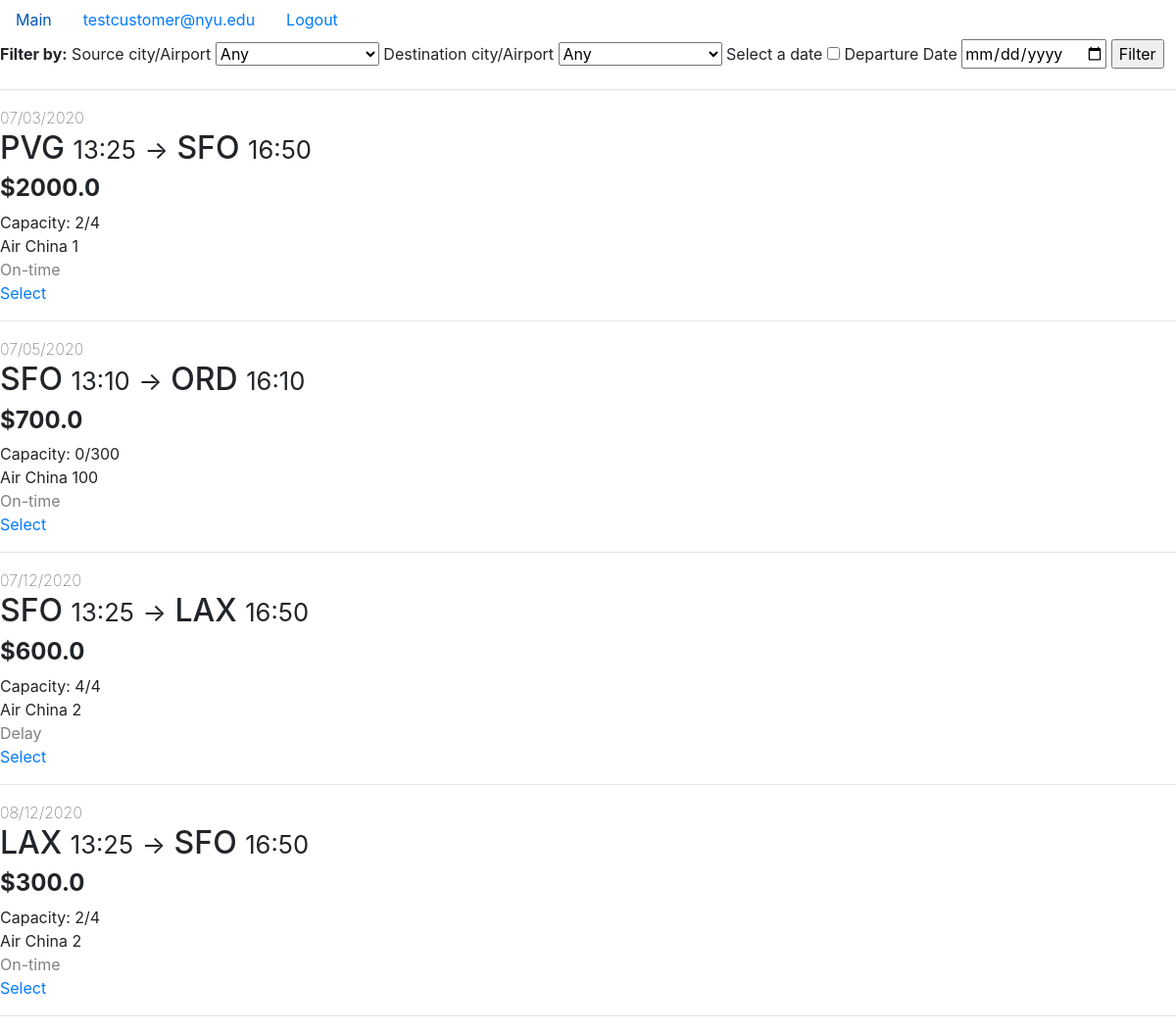
The app's page / (signed in) with its own data.
### app/models.py (models this page shows)
class Customer(db.Model, UserMixin):
    email = db.Column(db.String(120), primary_key=True)
    password = db.Column(db.String(60), nullable=False)
    name = db.Column(db.String(100), nullable=False)
    building = db.Column(db.String(20), nullable=False)
    street = db.Column(db.String(20), nullable=False)
    city = db.Column(db.String(20), nullable=False)
    state = db.Column(db.String(20), nullable=False)
    phone = db.Column(db.String(20), nullable=False)
    passport_number = db.Column(db.String(20),nullable=False)
    passport_expire = db.Column(db.Date, nullable=False)
    passport_country = db.Column(db.String(20), nullable=False)
    date_of_birth = db.Column(db.Date, nullable=False)
    tickets = db.relationship("Ticket", backref="customer", lazy=True)
    def get_id(self):
        return self.email
    def get_user_type(self):
        return "Customer"

class Flight(db.Model):
    flight_num = db.Column(db.String(5), primary_key=True)
    depart_datetime = db.Column(db.DateTime, primary_key=True)
    airline_name = db.Column(db.String(20),
                             db.ForeignKey("airplane.airline_name"),
                             primary_key=True)
    depart_airport = db.Column(db.String(20),
                               db.ForeignKey("airport.name"),
                               nullable=False)
    arrival_datetime = db.Column(db.DateTime, nullable=False)
    arrival_airport = db.Column(db.String(20),
                                db.ForeignKey("airport.name"),
                                nullable=False)
    base_price = db.Column(db.Integer, nullable=False)
    airplane_id = db.Column(db.String(5),
                            db.ForeignKey("airplane.id"),
                            nullable=False)
    status = db.Column(db.String(10), nullable=False)
    tickets = db.relationship("Ticket",
                              backref="flight",
                              lazy=True,
                              primaryjoin='''and_(Flight.flight_num==Ticket.flight_num,
                                            Flight.depart_datetime==Ticket.depart_datetime,
                                            Flight.airline_name==Ticket.airline_name)''')
    def get_num_tickets(self):
        return len(self.tickets)
    def get_current_price(self):
        if (self.get_num_tickets() / self.airplane.num_seat > 0.7):
            return round(self.base_price * 1.2, 2)
        else:
            return float(self.base_price)

class Airplane(db.Model):
    id = db.Column(db.String(5), primary_key=True)
    airline_name = db.Column(db.String(20),
                             db.ForeignKey("airline.name"),
                             primary_key=True)
    num_seat = db.Column(db.Integer, nullable=False)
    flights = db.relationship("Flight",
                              backref="airplane",
                              lazy=True,
                              primaryjoin='''and_(Airplane.id==Flight.airplane_id,
                                            Airplane.airline_name==Flight.airline_name)''')

### app/routes.py (the view)
@app.route("/", methods=["GET", "POST"])
def home():
    form = FilterForm()
    airports = Airport.query.order_by(Airport.city).all()
    choices = [("any", "Any")]\
              + [(airport.name, "%s/%s" % (airport.city, airport.name)) for airport in airports]
    form.source_city_airport.choices = choices
    form.dest_city_airport.choices = choices
    flights = Flight.query.filter(
        Flight.depart_datetime >= datetime.datetime.today()
    ).order_by(Flight.depart_datetime)
    flights = filter_form_processor(form, flights)
    return render_template("home.html",
                           flights=flights.all(),
                           form=form,
                           template_for_select="select_for_home.html")

### app/forms.py (shortened to what this page needs)
class FilterForm(FlaskForm):
    source_city_airport = SelectField("Source city/Airport",
                                      validators=[DataRequired()])
    dest_city_airport = SelectField("Destination city/Airport",
                                    validators=[DataRequired()])
    gonna_filter_date = BooleanField("Select a date")
    depart_date = DateField("Departure Date")
    submit = SubmitField("Filter")
    def same_airports(self):
        if (self.source_city_airport.data == self.dest_city_airport.data
            and self.source_city_airport.data != "any"
            and self.source_city_airport.data is not None):
            return True
        else:
            return False

### app/models.py (called while the page is built)
@login_manager.user_loader
def load_user(user_id):
    result = Staff.query.get(user_id)
    if (result is None):
        return Customer.query.get(user_id)
    else:
        return result

### app/routes.py (called while the page is built, shortened)
def filter_form_processor(form, flights):
    if (form.same_airports()):
        form.source_city_airport.data = "any"
        form.dest_city_airport.data = "any"
        flash(f"Cannot have same source airport and destination airport.")
    if (form.gonna_filter_date.data and not form.is_future_depart_date()):
        form.depart_date.data = None
        flash(f"Departure date must at least be today.")
    return flights

### app/templates/home.html
{% extends "layout.html" %}
{% block content %}
    {% include "flight_filter.html" %}
    {% include "flight_list.html" %}
{% endblock content %}

### app/templates/layout.html (shortened to what this page needs)
<!DOCTYPE html>
<html lang="en">
<head>
    <link rel="stylesheet" href="https://stackpath.bootstrapcdn.com/bootstrap/4.4.1/css/bootstrap.min.css">
    <link rel="stylesheet" href="https://cdnjs.cloudflare.com/ajax/libs/Chart.js/2.9.3/Chart.min.css" />
</head>
<body>
    <ul class="nav">
        <li class="nav-item">
            <a class="nav-link" href="{{ url_for('home') }}">Main</a>
        </li>
        {% if current_user.is_authenticated %}
            <li class="nav-item">
                {% if current_user.get_user_type() == "Customer" %}
                    <a class="nav-link" href="{{ url_for('customer_future_flights') }}">{{ current_user.get_id() }}</a>
                {% else %}
                    <a class="nav-link" href="{{ url_for('staff_flights') }}">{{ current_user.get_id() }}</a>
                {% endif %}
            </li>
            <li class="nav-item">
                <a class="nav-link" href="{{ url_for('logout') }}">Logout</a>
            </li>
        {% endif %}
    </ul>
    {% block content %}{% endblock %}
</body>
</html>

### app/templates/flight_list.html (shortened to what this page needs)
{% for flight in flights %}
    <div>
        <span style="font-weight:lighter">{{ flight.depart_datetime.strftime("%m/%d/%Y") }}</span><br>
        <h2>
            {{ flight.depart_airport }}
            <small>{{ flight.depart_datetime.strftime("%H:%M") }}</small>
            <small>-></small>
            {{ flight.arrival_airport }}
            <small>{{ flight.arrival_datetime.strftime("%H:%M") }}</small>
        </h2>
        <h4 style="font-weight: bold;">
            ${{ flight.get_current_price() }}
        </h4>
        <span>Capacity: <span stype="font-weight:lighter">{{ flight.get_num_tickets() }}/{{ flight.airplane.num_seat }}</span></span><br>
        <span>{{ flight.airline_name }} {{ flight.airplane_id }}</span><br>
        <span style="color:gray">{{ flight.status }}</span><br>
        {% include template_for_select %}
    </div>
    <hr>
{% endfor %}

### app/templates/select_for_home.html
<a href="{{ url_for('return_trip_choosing',
                    depart_flight_num=flight.flight_num,
                    depart_datetime=flight.depart_datetime,
                    depart_airline_name=flight.airline_name) }}">
    Select
</a>

### records on screen
Customer: get_id "testcustomer@nyu.edu"
Flight: depart_datetime "07/03/2020", depart_airport "PVG", depart_datetime "13:25", arrival_airport "SFO", arrival_datetime "16:50", get_current_price "2000.0", get_num_tickets "2", airplane.num_seat "4", airline_name "Air China", airplane_id "1", status "On-time"
Flight: depart_datetime "07/05/2020", depart_airport "SFO", depart_datetime "13:10", arrival_airport "ORD", arrival_datetime "16:10", get_current_price "700.0", get_num_tickets "0", airplane.num_seat "300", airline_name "Air China", airplane_id "100", status "On-time"
Flight: depart_datetime "07/12/2020", depart_airport "SFO", depart_datetime "13:25", arrival_airport "LAX", arrival_datetime "16:50", get_current_price "600.0", get_num_tickets "4", airplane.num_seat "4", airline_name "Air China", airplane_id "2", status "Delay"
Flight: depart_datetime "08/12/2020", depart_airport "LAX", depart_datetime "13:25", arrival_airport "SFO", arrival_datetime "16:50", get_current_price "300.0", get_num_tickets "2", airplane.num_seat "4", airline_name "Air China", airplane_id "2", status "On-time"
